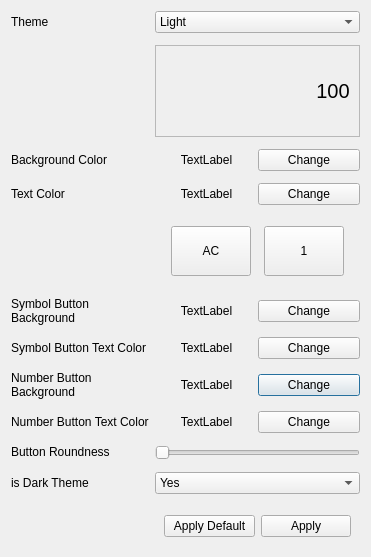
<?xml version="1.0" encoding="UTF-8"?>
<ui version="4.0">
 <class>SettingsDashboard</class>
 <widget class="QDialog" name="SettingsDashboard">
  <property name="geometry">
   <rect>
    <x>0</x>
    <y>0</y>
    <width>371</width>
    <height>557</height>
   </rect>
  </property>
  <property name="windowTitle">
   <string>Settings</string>
  </property>
  <property name="windowIcon">
   <iconset>
    <normalon>:/resources/icons/settings-black.svg</normalon>
   </iconset>
  </property>
  <layout class="QHBoxLayout" name="horizontalLayout">
   <item>
    <layout class="QVBoxLayout" name="verticalLayout">
     <item>
      <layout class="QGridLayout" name="gridLayout">
       <property name="verticalSpacing">
        <number>12</number>
       </property>
       <item row="0" column="0">
        <widget class="QLabel" name="label">
         <property name="sizePolicy">
          <sizepolicy hsizetype="Preferred" vsizetype="Fixed">
           <horstretch>0</horstretch>
           <verstretch>0</verstretch>
          </sizepolicy>
         </property>
         <property name="text">
          <string>Theme</string>
         </property>
        </widget>
       </item>
       <item row="0" column="1">
        <widget class="QComboBox" name="theme_comboBox">
         <item>
          <property name="text">
           <string>Light</string>
          </property>
         </item>
         <item>
          <property name="text">
           <string>Dark</string>
          </property>
         </item>
         <item>
          <property name="text">
           <string>Orange Light</string>
          </property>
         </item>
         <item>
          <property name="text">
           <string>Orange Dark</string>
          </property>
         </item>
         <item>
          <property name="text">
           <string>Green Dark</string>
          </property>
         </item>
         <item>
          <property name="text">
           <string>Custom</string>
          </property>
         </item>
        </widget>
       </item>
       <item row="7" column="1">
        <layout class="QHBoxLayout" name="horizontalLayout_6">
         <item>
          <widget class="QLabel" name="number_btn_bg_label">
           <property name="text">
            <string>TextLabel</string>
           </property>
           <property name="alignment">
            <set>Qt::AlignmentFlag::AlignCenter</set>
           </property>
          </widget>
         </item>
         <item>
          <widget class="QPushButton" name="number_btn_bg_btn">
           <property name="styleSheet">
            <string notr="true">QPushButton:disabled {
    background-color: #BDC3C7;  
    color: #7f8c8d;              
    border-color: #BDC3C7;   
}
</string>
           </property>
           <property name="text">
            <string>Change</string>
           </property>
          </widget>
         </item>
        </layout>
       </item>
       <item row="2" column="1">
        <layout class="QHBoxLayout" name="horizontalLayout_9">
         <item>
          <widget class="QLabel" name="bg_color_label">
           <property name="text">
            <string>TextLabel</string>
           </property>
           <property name="alignment">
            <set>Qt::AlignmentFlag::AlignCenter</set>
           </property>
           <property name="wordWrap">
            <bool>true</bool>
           </property>
          </widget>
         </item>
         <item>
          <widget class="QPushButton" name="bg_color_btn">
           <property name="styleSheet">
            <string notr="true">QPushButton:disabled {
    background-color: #BDC3C7;  
    color: #7f8c8d;              
    border-color: #BDC3C7;
}
</string>
           </property>
           <property name="text">
            <string>Change</string>
           </property>
          </widget>
         </item>
        </layout>
       </item>
       <item row="6" column="1">
        <layout class="QHBoxLayout" name="horizontalLayout_8">
         <item>
          <widget class="QLabel" name="symbol_btn_text_color_label">
           <property name="text">
            <string>TextLabel</string>
           </property>
           <property name="alignment">
            <set>Qt::AlignmentFlag::AlignCenter</set>
           </property>
          </widget>
         </item>
         <item>
          <widget class="QPushButton" name="symbol_btn_text_color_btn">
           <property name="styleSheet">
            <string notr="true">QPushButton:disabled {
    background-color: #BDC3C7;  
    color: #7f8c8d;              
    border-color: #BDC3C7;    
}
</string>
           </property>
           <property name="text">
            <string>Change</string>
           </property>
          </widget>
         </item>
        </layout>
       </item>
       <item row="3" column="1">
        <layout class="QHBoxLayout" name="horizontalLayout_3">
         <item>
          <widget class="QLabel" name="text_color_label">
           <property name="text">
            <string>TextLabel</string>
           </property>
           <property name="alignment">
            <set>Qt::AlignmentFlag::AlignCenter</set>
           </property>
           <property name="wordWrap">
            <bool>true</bool>
           </property>
          </widget>
         </item>
         <item>
          <widget class="QPushButton" name="text_color_btn">
           <property name="styleSheet">
            <string notr="true">QPushButton:disabled {
    background-color: #BDC3C7;  
    color: #7f8c8d;              
    border-color: #BDC3C7;   
}
</string>
           </property>
           <property name="text">
            <string>Change</string>
           </property>
          </widget>
         </item>
        </layout>
       </item>
       <item row="3" column="0">
        <widget class="QLabel" name="label_6">
         <property name="text">
          <string>Text Color</string>
         </property>
         <property name="alignment">
          <set>Qt::AlignmentFlag::AlignLeading|Qt::AlignmentFlag::AlignLeft|Qt::AlignmentFlag::AlignVCenter</set>
         </property>
         <property name="wordWrap">
          <bool>true</bool>
         </property>
        </widget>
       </item>
       <item row="4" column="1">
        <widget class="QFrame" name="horizontalFrame">
         <property name="sizePolicy">
          <sizepolicy hsizetype="Preferred" vsizetype="Fixed">
           <horstretch>0</horstretch>
           <verstretch>0</verstretch>
          </sizepolicy>
         </property>
         <layout class="QHBoxLayout" name="horizontalLayout_2">
          <item>
           <widget class="QPushButton" name="sample_symbol_btn">
            <property name="sizePolicy">
             <sizepolicy hsizetype="Fixed" vsizetype="Fixed">
              <horstretch>0</horstretch>
              <verstretch>0</verstretch>
             </sizepolicy>
            </property>
            <property name="minimumSize">
             <size>
              <width>50</width>
              <height>50</height>
             </size>
            </property>
            <property name="text">
             <string>AC</string>
            </property>
           </widget>
          </item>
          <item>
           <widget class="QPushButton" name="sample_number_btn">
            <property name="sizePolicy">
             <sizepolicy hsizetype="Fixed" vsizetype="Fixed">
              <horstretch>0</horstretch>
              <verstretch>0</verstretch>
             </sizepolicy>
            </property>
            <property name="minimumSize">
             <size>
              <width>50</width>
              <height>50</height>
             </size>
            </property>
            <property name="text">
             <string>1</string>
            </property>
           </widget>
          </item>
         </layout>
        </widget>
       </item>
       <item row="7" column="0">
        <widget class="QLabel" name="label_9">
         <property name="text">
          <string>Number Button Background</string>
         </property>
         <property name="alignment">
          <set>Qt::AlignmentFlag::AlignLeading|Qt::AlignmentFlag::AlignLeft|Qt::AlignmentFlag::AlignVCenter</set>
         </property>
         <property name="wordWrap">
          <bool>true</bool>
         </property>
        </widget>
       </item>
       <item row="9" column="0">
        <widget class="QLabel" name="label_2">
         <property name="sizePolicy">
          <sizepolicy hsizetype="Preferred" vsizetype="Fixed">
           <horstretch>0</horstretch>
           <verstretch>0</verstretch>
          </sizepolicy>
         </property>
         <property name="text">
          <string>Button Roundness</string>
         </property>
         <property name="wordWrap">
          <bool>true</bool>
         </property>
        </widget>
       </item>
       <item row="11" column="1">
        <widget class="QFrame" name="horizontalFrame">
         <property name="sizePolicy">
          <sizepolicy hsizetype="Preferred" vsizetype="Fixed">
           <horstretch>0</horstretch>
           <verstretch>0</verstretch>
          </sizepolicy>
         </property>
         <layout class="QHBoxLayout" name="horizontalLayout_4">
          <item>
           <widget class="QPushButton" name="deafult_settings_btn">
            <property name="styleSheet">
             <string notr="true">QPushButton:disabled {
    background-color: #BDC3C7;  
    color: #7f8c8d;              
    border-color: #BDC3C7; 
}
</string>
            </property>
            <property name="text">
             <string>Apply Default</string>
            </property>
           </widget>
          </item>
          <item>
           <widget class="QPushButton" name="apply_btn">
            <property name="styleSheet">
             <string notr="true">QPushButton:disabled {
    background-color: #BDC3C7;  
    color: #7f8c8d;              
    border-color: #BDC3C7;   
}
</string>
            </property>
            <property name="text">
             <string>Apply</string>
            </property>
           </widget>
          </item>
         </layout>
        </widget>
       </item>
       <item row="9" column="1">
        <widget class="QSlider" name="roundness_slider">
         <property name="maximum">
          <number>25</number>
         </property>
         <property name="orientation">
          <enum>Qt::Orientation::Horizontal</enum>
         </property>
        </widget>
       </item>
       <item row="2" column="0">
        <widget class="QLabel" name="label_5">
         <property name="text">
          <string>Background Color</string>
         </property>
         <property name="alignment">
          <set>Qt::AlignmentFlag::AlignLeading|Qt::AlignmentFlag::AlignLeft|Qt::AlignmentFlag::AlignVCenter</set>
         </property>
         <property name="wordWrap">
          <bool>true</bool>
         </property>
        </widget>
       </item>
       <item row="5" column="1">
        <layout class="QHBoxLayout" name="horizontalLayout_5">
         <item>
          <widget class="QLabel" name="symbol_btn_bg_label">
           <property name="text">
            <string>TextLabel</string>
           </property>
           <property name="alignment">
            <set>Qt::AlignmentFlag::AlignCenter</set>
           </property>
          </widget>
         </item>
         <item>
          <widget class="QPushButton" name="symbol_btn_bg_btn">
           <property name="styleSheet">
            <string notr="true">QPushButton:disabled {
    background-color: #BDC3C7;  
    color: #7f8c8d;              
    border-color: #BDC3C7;
}
</string>
           </property>
           <property name="text">
            <string>Change</string>
           </property>
          </widget>
         </item>
        </layout>
       </item>
       <item row="1" column="1">
        <widget class="QFrame" name="display_frame">
         <property name="frameShape">
          <enum>QFrame::Shape::StyledPanel</enum>
         </property>
         <property name="frameShadow">
          <enum>QFrame::Shadow::Raised</enum>
         </property>
         <layout class="QHBoxLayout" name="horizontalLayout_10">
          <item>
           <spacer name="horizontalSpacer">
            <property name="orientation">
             <enum>Qt::Orientation::Horizontal</enum>
            </property>
            <property name="sizeHint" stdset="0">
             <size>
              <width>40</width>
              <height>20</height>
             </size>
            </property>
           </spacer>
          </item>
          <item>
           <widget class="QLabel" name="display_label">
            <property name="font">
             <font>
              <pointsize>15</pointsize>
             </font>
            </property>
            <property name="text">
             <string>100</string>
            </property>
            <property name="alignment">
             <set>Qt::AlignmentFlag::AlignCenter</set>
            </property>
           </widget>
          </item>
         </layout>
        </widget>
       </item>
       <item row="5" column="0">
        <widget class="QLabel" name="label_7">
         <property name="text">
          <string>Symbol Button Background</string>
         </property>
         <property name="alignment">
          <set>Qt::AlignmentFlag::AlignLeading|Qt::AlignmentFlag::AlignLeft|Qt::AlignmentFlag::AlignVCenter</set>
         </property>
         <property name="wordWrap">
          <bool>true</bool>
         </property>
        </widget>
       </item>
       <item row="6" column="0">
        <widget class="QLabel" name="label_8">
         <property name="text">
          <string>Symbol Button Text Color</string>
         </property>
         <property name="alignment">
          <set>Qt::AlignmentFlag::AlignLeading|Qt::AlignmentFlag::AlignLeft|Qt::AlignmentFlag::AlignVCenter</set>
         </property>
         <property name="wordWrap">
          <bool>true</bool>
         </property>
        </widget>
       </item>
       <item row="8" column="0">
        <widget class="QLabel" name="label_10">
         <property name="text">
          <string>Number Button Text Color</string>
         </property>
         <property name="alignment">
          <set>Qt::AlignmentFlag::AlignLeading|Qt::AlignmentFlag::AlignLeft|Qt::AlignmentFlag::AlignVCenter</set>
         </property>
         <property name="wordWrap">
          <bool>true</bool>
         </property>
        </widget>
       </item>
       <item row="8" column="1">
        <layout class="QHBoxLayout" name="horizontalLayout_7">
         <item>
          <widget class="QLabel" name="number_btn_text_color_label">
           <property name="text">
            <string>TextLabel</string>
           </property>
           <property name="alignment">
            <set>Qt::AlignmentFlag::AlignCenter</set>
           </property>
          </widget>
         </item>
         <item>
          <widget class="QPushButton" name="number_btn_text_color_btn">
           <property name="styleSheet">
            <string notr="true">QPushButton:disabled {
    background-color: #BDC3C7;  
    color: #7f8c8d;              
    border-color: #BDC3C7;   
}
</string>
           </property>
           <property name="text">
            <string>Change</string>
           </property>
          </widget>
         </item>
        </layout>
       </item>
       <item row="10" column="0">
        <widget class="QLabel" name="label_3">
         <property name="text">
          <string>is Dark Theme</string>
         </property>
        </widget>
       </item>
       <item row="10" column="1">
        <widget class="QComboBox" name="isDarkTheme_comboBox">
         <item>
          <property name="text">
           <string>Yes</string>
          </property>
         </item>
         <item>
          <property name="text">
           <string>No</string>
          </property>
         </item>
        </widget>
       </item>
      </layout>
     </item>
    </layout>
   </item>
  </layout>
 </widget>
 <resources/>
 <connections/>
</ui>
